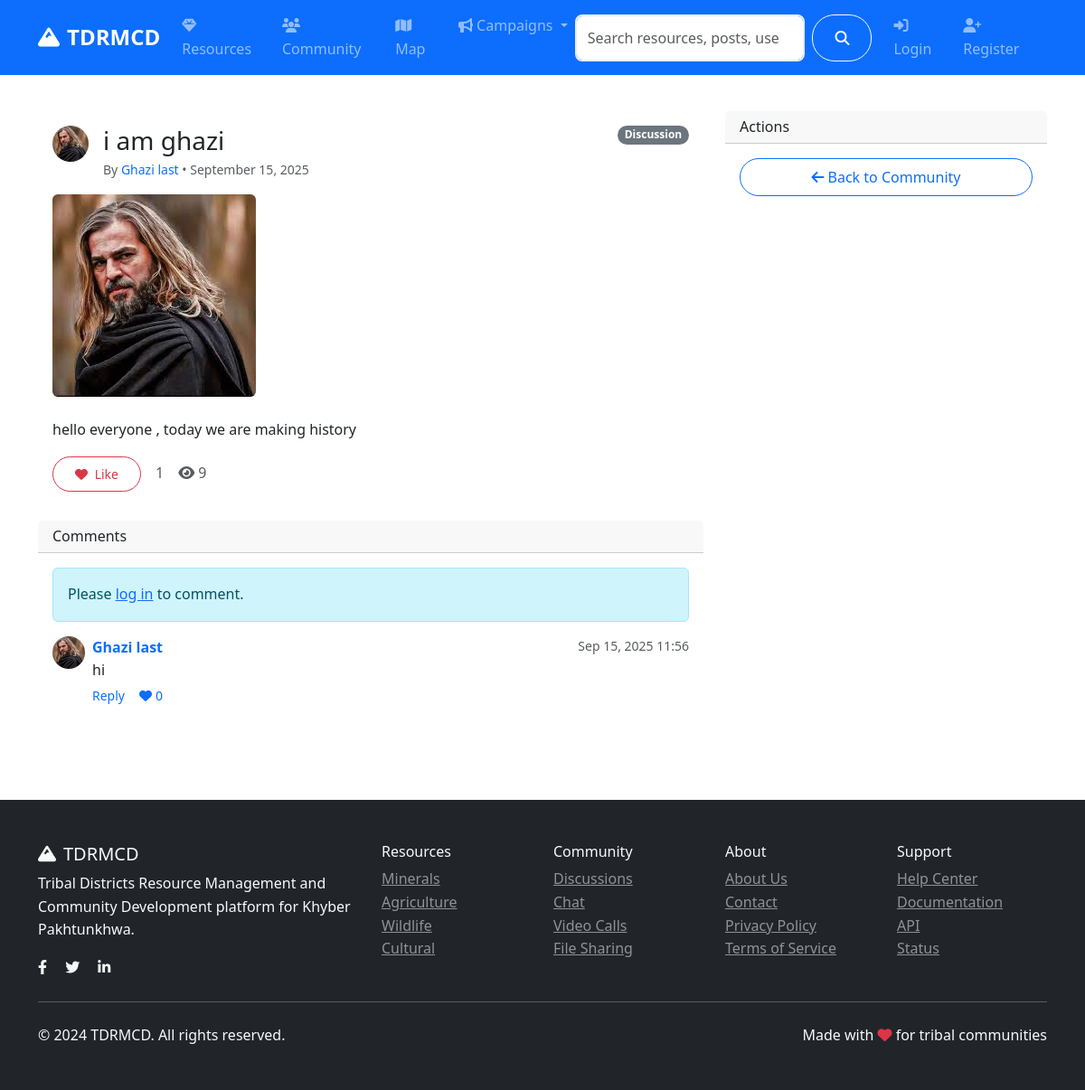
Before: /community/post/5 with the older database file.
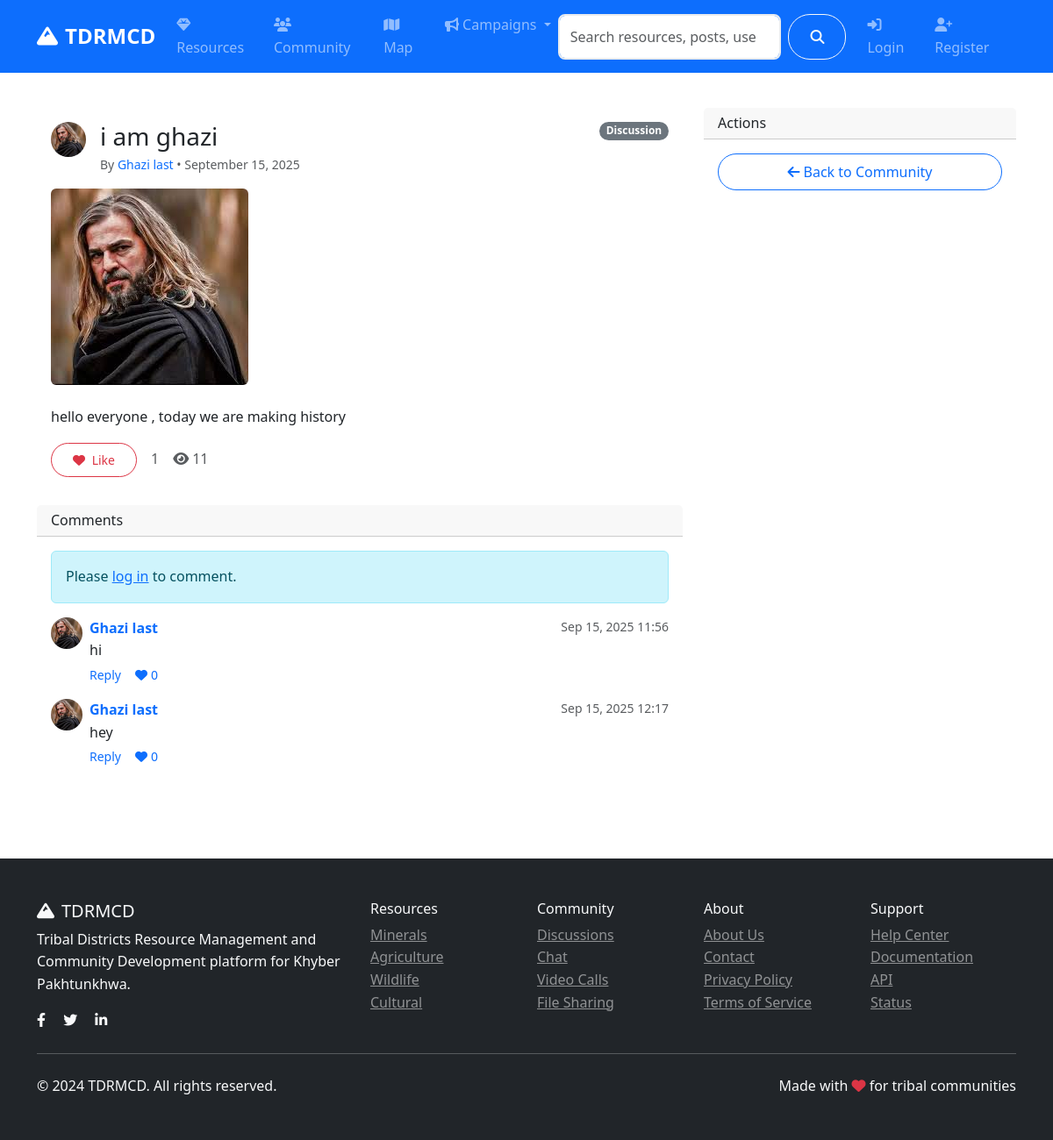
After: the same page with the newer database file.
### models.py (models this page shows, shortened)
class User(UserMixin, db.Model):
    id = db.Column(db.Integer, primary_key=True)
    username = db.Column(db.String(80), unique=True, nullable=False)
    email = db.Column(db.String(120), unique=True, nullable=False)
    password_hash = db.Column(db.String(120), nullable=False)
    first_name = db.Column(db.String(50), nullable=False)
    last_name = db.Column(db.String(50), nullable=False)
    role = db.Column(db.String(20), default='user')  # user, admin, researcher
    location = db.Column(db.String(100))
    bio = db.Column(db.Text)
    avatar = db.Column(db.String(200), default='default.jpg')
    is_active = db.Column(db.Boolean, default=True)
    created_at = db.Column(db.DateTime, default=datetime.utcnow)
    last_seen = db.Column(db.DateTime, default=datetime.utcnow)
    resources = db.relationship('Resource', backref='author', lazy='dynamic')
    posts = db.relationship('CommunityPost', backref='author', lazy='dynamic')
    chat_messages = db.relationship('ChatMessage', backref='sender', lazy='dynamic')
    file_submissions = db.relationship(
        'FileSubmission',
        foreign_keys='FileSubmission.submitter_id',
        backref='submitter',
        lazy='dynamic'
    )
    reviewed_submissions = db.relationship(
        'FileSubmission',
        foreign_keys='FileSubmission.reviewed_by',
        backref='reviewer_user',
        lazy='dynamic'
    )
    notifications = db.relationship('Notification', backref='user', lazy='dynamic')
    def get_full_name(self):
        return f"{self.first_name} {self.last_name}"

class CommunityPost(db.Model):
    id = db.Column(db.Integer, primary_key=True)
    title = db.Column(db.String(200), nullable=False)
    content = db.Column(db.Text, nullable=False)
    category = db.Column(db.String(50), nullable=False)  # discussion, question, announcement
    tags = db.Column(db.String(200))
    image_url = db.Column(db.String(200))
    likes = db.Column(db.Integer, default=0)
    views = db.Column(db.Integer, default=0)
    author_id = db.Column(db.Integer, db.ForeignKey('user.id'), nullable=False)
    created_at = db.Column(db.DateTime, default=datetime.utcnow)
    updated_at = db.Column(db.DateTime, default=datetime.utcnow, onupdate=datetime.utcnow)
    comments = db.relationship('Comment', backref='post', lazy='dynamic', cascade='all, delete-orphan')
    likes_relation = db.relationship('PostLike', backref='post', lazy='dynamic', cascade='all, delete-orphan')

class Comment(db.Model):
    id = db.Column(db.Integer, primary_key=True)
    content = db.Column(db.Text, nullable=False)
    author_id = db.Column(db.Integer, db.ForeignKey('user.id'), nullable=False)
    post_id = db.Column(db.Integer, db.ForeignKey('community_post.id'), nullable=False)
    parent_id = db.Column(db.Integer, db.ForeignKey('comment.id'))  # For nested comments
    created_at = db.Column(db.DateTime, default=datetime.utcnow)
    author = db.relationship('User', backref='comments')
    replies = db.relationship('Comment', backref=db.backref('parent', remote_side=[id]))

### routes/community.py (the view)
@community_bp.route('/post/<int:id>')
def post_detail(id):
    post = CommunityPost.query.get_or_404(id)
    post.views += 1
    db.session.commit()
    comments = Comment.query.filter_by(post_id=id, parent_id=None).order_by(Comment.created_at.asc()).all()
    comment_form = CommentForm()
    liked_by_me = False
    if current_user.is_authenticated:
        liked_by_me = PostLike.query.filter_by(user_id=current_user.id, post_id=post.id).first() is not None
    return render_template('community/post_detail.html',
                         post=post,
                         comments=comments,
                         comment_form=comment_form,
                         liked_by_me=liked_by_me)

### templates/community/post_detail.html (shortened to what this page needs)
{% extends "base.html" %}
{% block content %}
<div class="container py-4">
    <div class="row">
        <div class="col-lg-8">
            <div class="card mb-3">
                <div class="card-body">
                    <div class="d-flex justify-content-between align-items-start">
                        <div class="d-flex align-items-start">
                            <div class="me-3">
                                {% if post.author.avatar and post.author.avatar != 'default.jpg' %}
                                <img src="{{ url_for('serve_uploaded_file', subdir='avatars', filename=post.author.avatar) }}" alt="Avatar" class="rounded-circle" style="width:40px;height:40px;object-fit:cover;">
                                {% else %}
                                <div class="avatar" style="width:40px;height:40px;font-size:.9rem;">{{ post.author.first_name[0] }}{{ post.author.last_name[0] }}</div>
                                {% endif %}
                            </div>
                            <div>
                                <h3 class="mb-1">{{ post.title }}</h3>
                                <div class="text-muted small">By <a class="text-decoration-none" href="{{ url_for('auth.public_profile', username=post.author.username) }}">{{ post.author.get_full_name() }}</a> • {{ post.created_at.strftime('%B %d, %Y') }}</div>
                            </div>
                        </div>
                        <span class="badge bg-secondary">{{ post.category.title() }}</span>
                    </div>
                    {% if post.image_url %}
                    <img class="img-fluid rounded my-3" src="{{ url_for('serve_uploaded_file', subdir='posts', filename=post.image_url.split('/')[-1]) }}" alt="{{ post.title }}">
                    {% endif %}
                    <p class="mt-2">{{ post.content }}</p>
                    <div class="mt-3 d-flex gap-3 align-items-center">
                        <button id="like-btn" class="btn btn-sm {{ 'btn-danger' if liked_by_me else 'btn-outline-danger' }}">
                            <i class="fas fa-heart me-1"></i>
                            <span id="like-text">{{ 'Liked' if liked_by_me else 'Like' }}</span>
                        </button>
                        <span id="like-count" class="text-muted">{{ post.likes }}</span>
                        <span class="text-muted"><i class="fas fa-eye me-1"></i>{{ post.views }}</span>
                    </div>
                </div>
            </div>
            <div class="card">
                <div class="card-header">
                    <h6 class="mb-0">Comments</h6>
                </div>
                <div class="card-body">
                    {% if current_user.is_authenticated %}
                    <form class="mb-3" method="post" action="{{ url_for('community.add_comment', id=post.id) }}">
                        {{ comment_form.hidden_tag() }}
                        {{ comment_form.parent_id() }}
                        <div class="mb-2">
                            {{ comment_form.content(class="form-control", rows="3", placeholder="Write a comment...") }}
                            {% if comment_form.content.errors %}
                                <div class="text-danger small mt-1">{% for e in comment_form.content.errors %}<div>{{ e }}</div>{% endfor %}</div>
                            {% endif %}
                        </div>
                        <button class="btn btn-primary" type="submit"><i class="fas fa-paper-plane me-1"></i>Post Comment</button>
                    </form>
                    {% else %}
                    <div class="alert alert-info">Please <a href="{{ url_for('auth.login') }}">log in</a> to comment.</div>
                    {% endif %}
                    {% if comments %}
                        {% for c in comments %}
                        <div class="mb-3">
                            <div class="d-flex">
                                <div class="me-2">
                                    {% if c.author.avatar and c.author.avatar != 'default.jpg' %}
                                    <img src="{{ url_for('serve_uploaded_file', subdir='avatars', filename=c.author.avatar) }}" alt="Avatar" class="rounded-circle" style="width:36px;height:36px;object-fit:cover;">
                                    {% else %}
                                    <div class="avatar" style="width:36px;height:36px;font-size:.8rem;">{{ c.author.first_name[0] }}{{ c.author.last_name[0] }}</div>
                                    {% endif %}
                                </div>
                                <div class="flex-grow-1">
                                    <div class="d-flex justify-content-between">
                                        <strong><a class="text-decoration-none" href="{{ url_for('auth.public_profile', username=c.author.username) }}">{{ c.author.get_full_name() }}</a></strong>
                                        <small class="text-muted">{{ c.created_at.strftime('%b %d, %Y %H:%M') }}</small>
                                    </div>
                                    <div>{{ c.content }}</div>
                                    <div class="mt-1 d-flex gap-3 align-items-center small text-muted">
                                        <a href="#" class="text-decoration-none" onclick="toggleReply({{ c.id }});return false;">Reply</a>
                                        <a href="#" class="text-decoration-none" onclick="toggleCommentLike({{ c.id }});return false;">
                                            <i class="fas fa-heart me-1"></i><span id="comment-like-count-{{ c.id }}">0</span>
                                        </a>
                                    </div>
                                </div>
                            </div>
                        </div>
                        {% endfor %}
                    {% else %}
                    <div class="text-muted">No comments yet.</div>
                    {% endif %}
                </div>
            </div>
        </div>
        <div class="col-lg-4">
            <div class="card">
                <div class="card-header">
                    <h6 class="mb-0">Actions</h6>
                </div>
                <div class="card-body d-grid gap-2">
                    <a class="btn btn-outline-primary" href="{{ url_for('community.index') }}"><i class="fas fa-arrow-left me-1"></i>Back to Community</a>
                </div>
            </div>
        </div>
    </div>
</div>
{% endblock %}

Changed rows visible on the page:
changed CommunityPost "i am ghazi": views "9" → "11"
added Comment: avatar (picture), author.get_full_name "Ghazi last", created_at "Sep 15, 2025 12:17", content "hey"
